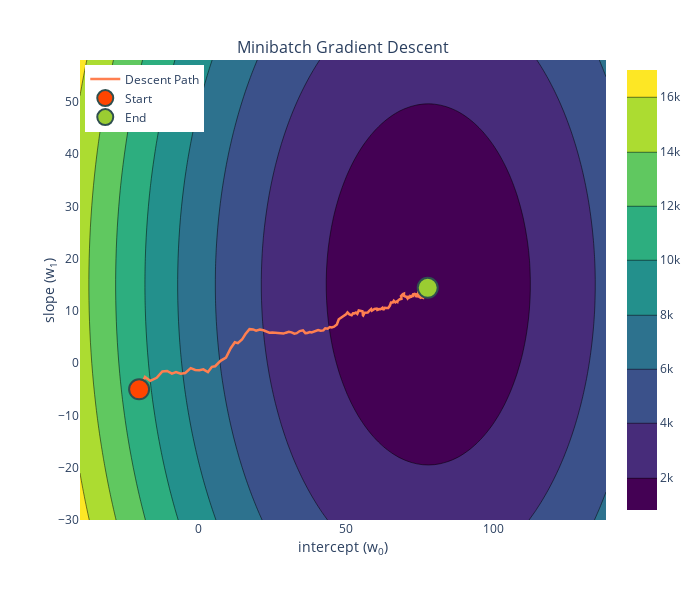

The cell this chart's notebook holds for it:
### Code cell
plot_gradient_descent_2d(x, y, w, alpha, np.arange(-30, 60, 2), np.arange(-40, 140, 2), max_iterations=300, stochastic=True, batch_size=batch_size, seed=2020)

### Figure 1 — Plotly figure (JSON) as saved in the notebook; plotly's stock layout.template omitted (floating-point values rounded to 4 significant figures; data arrays with more than 128 entries replaced by an {"elided": "..."} marker saying what was removed)
{"data": [{"colorscale": [[0, "#440154"], [0.1111, "#482878"], [0.2222, "#3e4989"], [0.3333, "#31688e"], [0.4444, "#26828e"], [0.5556, "#1f9e89"], [0.6667, "#35b779"], [0.7778, "#6ece58"], [0.8889, "#b5de2b"], [1, "#fde725"]], "name": "", "type": "contour", "x": [-40, -38, -36, -34, -32, -30, -28, -26, -24, -22, -20, -18, -16, -14, -12, -10, -8, -6, -4, -2, 0, 2, 4, 6, 8, 10, 12, 14, 16, 18, 20, 22, 24, 26, 28, 30, 32, 34, 36, 38, 40, 42, 44, 46, 48, 50, 52, 54, 56, 58, 60, 62, 64, 66, 68, 70, 72, 74, 76, 78, 80, 82, 84, 86, 88, 90, 92, 94, 96, 98, 100, 102, 104, 106, 108, 110, 112, 114, 116, 118, 120, 122, 124, 126, 128, 130, 132, 134, 136, 138], "y": [-30, -28, -26, -24, -22, -20, -18, -16, -14, -12, -10, -8, -6, -4, -2, 0, 2, 4, 6, 8, 10, 12, 14, 16, 18, 20, 22, 24, 26, 28, 30, 32, 34, 36, 38, 40, 42, 44, 46, 48, 50, 52, 54, 56, 58], "z": {"elided": "45x90 float values"}}, {"line": {"color": "coral", "width": 2.5}, "marker": {"line": {"color": "DarkSlateGrey", "width": 2}, "opacity": 1, "size": {"elided": "301 float values"}}, "mode": "lines", "name": "Descent Path", "type": "scatter", "x": {"elided": "301 float values"}, "y": {"elided": "301 float values"}}, {"marker": {"color": "orangered", "line": {"color": "DarkSlateGrey", "width": 2}, "size": 20}, "mode": "markers", "name": "Start", "type": "scatter", "x": [-20], "y": [-5]}, {"marker": {"color": "yellowgreen", "line": {"color": "DarkSlateGrey", "width": 2}, "size": 20}, "mode": "markers", "name": "End", "type": "scatter", "x": [77.67], "y": [14.42]}], "layout": {"annotations": [{"font": {"size": 16}, "showarrow": false, "text": "Minibatch Gradient Descent", "x": 0.5, "xanchor": "center", "xref": "paper", "y": 1, "yanchor": "bottom", "yref": "paper"}], "height": 600, "legend": {"x": 0.01, "xanchor": "left", "y": 0.99, "yanchor": "top"}, "margin": {"t": 60}, "width": 700, "xaxis": {"anchor": "y", "domain": [0, 1], "range": [-40, 138], "tick0": -40, "title": {"standoff": 0, "text": "intercept (w<sub>0</sub>)"}}, "yaxis": {"anchor": "x", "domain": [0, 1], "range": [-30, 58], "tick0": -30, "title": {"standoff": 0, "text": "slope (w<sub>1</sub>)"}}}}
